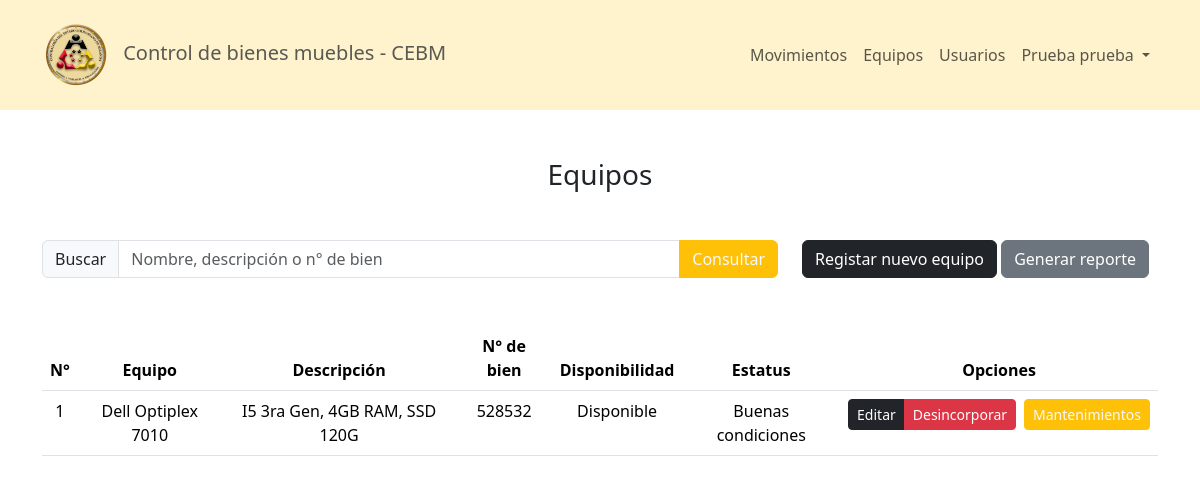
Before: /pages/equipos.php (signed in) with the older database file.
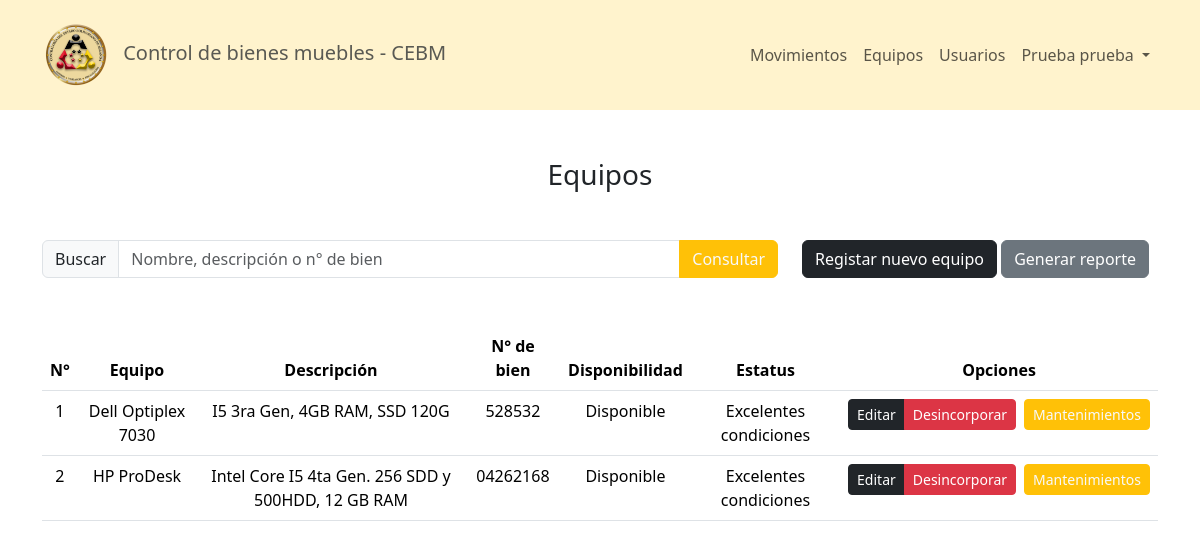
After: the same page with the newer database file.
### tables this page shows
CREATE TABLE `equipos` (
  `id` int(11) NOT NULL,
  `equipo` varchar(80) NOT NULL,
  `descripcion` varchar(255) NOT NULL,
  `n_bien` varchar(8) NOT NULL,
  `disponible` tinyint(4) NOT NULL,
  `estatus` int(11) NOT NULL,
  `activo` tinyint(4) NOT NULL
);

### pages/equipos.php (the view, shortened to what this page needs)
<?php include('../config/Header.php'); ?>
<?php include('../config/NavBar.php'); ?>
<section class="mt-5">
    <h3 class="text-center">Equipos</h3>
    <div class="container mt-5">
        <div class="d-flex row justify-content-between">
            <div class="col-sm-8">
                <form action="equipos.php" method="GET" autocomplete="off">
                    <div class="input-group">
                        <span class="input-group-text" id="basic-addon2">Buscar</span>
                        <input type="search" class="form-control" name="search" placeholder="Nombre, descripción o n° de bien">
                        <input class="btn btn-warning text-light" type="submit" id="button-addon2" value="Consultar">
                    </div>
                </form>
            </div>
            <div class="col-sm-4">
                <button class="btn btn-dark" data-bs-toggle="modal" data-bs-target="#equipo">Registar nuevo equipo</button>
                <button class="btn btn-secondary">Generar reporte</button>
            </div>
        </div>
    </div>
    <div class="container d-flex justify-content-center mt-5">
        <table class="table table-hover text-center">
            <thead>
                <tr>
                    <th scope="col">N°</th>
                    <th scope="col">Equipo</th>
                    <th scope="col">Descripción</th>
                    <th scope="col">N° de bien</th>
                    <th scope="col">Disponibilidad</th>
                    <th scope="col">Estatus</th>
                    <th scope="col">Opciones</th>
                </tr>
            </thead>
            <tbody>
                <?php
                $contador = 1;
                require('../config/conex.php');
                if (isset($_GET['search'])) {
                    $search = $_GET['search'];
                    $sql = "SELECT * FROM equipos WHERE (equipo LIKE '%$search%' OR descripcion LIKE '%$search%' OR n_bien LIKE '%$search%')";
                    $res = mysqli_query($conn, $sql);
                } else {
                    $res = mysqli_query($conn, "SELECT * FROM equipos");
                }
                while ($row = mysqli_fetch_array($res)) {
                    if ($row[6] != 1) {
                ?>
                        <tr>
                            <td><?php echo ($contador); ?></td>
                            <td><?php echo ($row[1]); ?></td>
                            <td class="text-warp"><?php echo ($row[2]); ?></td>
                            <td><?php echo ($row[3]); ?></td>
                            <td>
                                <?php
                                if ($row[4] == 0) {
                                    echo ("Disponible");
                                } else {
                                    echo ("No disponible");
                                }
                                ?>
                            </td>
                            <td>
                                <?php
                                switch ($row[5]) {
                                    case 0:
                                        echo ("Excelentes condiciones");
                                        break;
                                    case 1:
                                        echo ("Buenas condiciones");
                                        break;
                                }
                                ?>
                            </td>
                            <td>
                                <div class="d-flex gap-2">
                                    <div class="btn-group" role="group">
                                        <a href="editEquipo.php?id=<?php echo ($row[0]); ?>" type="button" class="btn btn-sm btn-dark">Editar</a>
                                        <button type="button" class="btn btn-sm btn-danger" onclick="confirmDisable(<?php echo ($row[0]); ?>)">Desincorporar</button>
                                    </div>
                                    <a href="mantenimiento.php?equipo=<?php echo ($row[0]); ?>" type="button" class="btn btn-sm btn-warning text-light">Mantenimientos</a>
                                </div>
                            </td>
                        </tr>
                <?php $contador++;
                    }
                } ?>
            </tbody>
        </table>
    </div>
</section>
<?php include('../config/FooterHtml.php'); ?>

Changed rows visible on the page:
changed equipos "I5 3ra Gen, 4GB RAM, SSD 120G": equipo "Dell Optiplex 7010" → "Dell Optiplex 7030"; estatus "Buenas condiciones" → "Excelentes condiciones"
added equipos: equipo "HP ProDesk", descripcion "Intel Core I5 4ta Gen. 256 SDD y 500HDD, 12 GB RAM", n_bien "04262168", disponible "Disponible", estatus "Excelentes condiciones"
